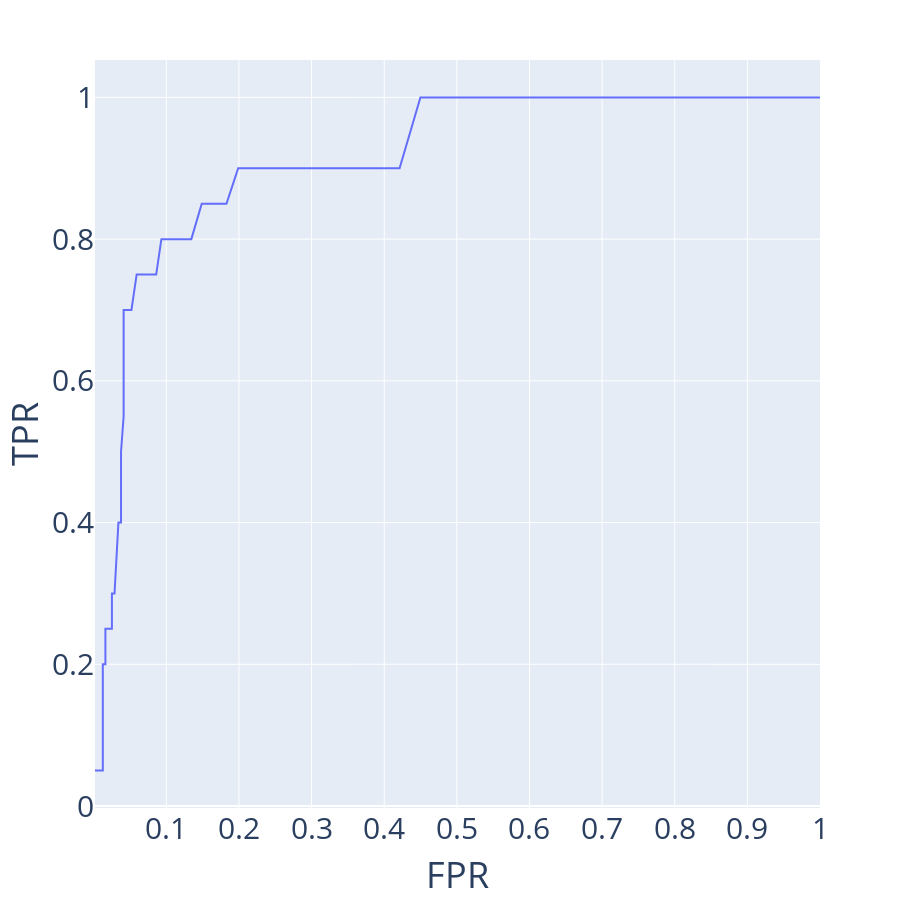

Notebook source saved alongside this figure:
### Markdown cell above
### Using memorability as an event detector tool
While the first purpose of memorability is not to provide an event detector, it is interesting to see how "real" events, in the sense that they were handmade introduced rather than being generated by the random background noise. 

To illustrate this, we propose the following methodoly: given a fixed threshold $m$, we consider as "true events" events with a computed memorability $M(e) \ge m$. 
Since data was generated, ground truth events are identified as $\{337, 126, 210, 260, 20, 183, 339, 329, 577, 198, 205, 571, 260, 271, 238, 214, 213, 149, 253, 88, 517\}$ (for instance, days where the outdoor temperature was set to be abnormally high or low, devices removals and addtions) . This knowledge allows to compute for each threshold value the True Positive, False Positive, False Negative and True Negative rates, which can then be used to coompute a ROC curve of the detector

### Code cell
thresholds = [i/10 for i in range(0, int(10*max(df["memorability"])), 1)]
true_events = set([337, 126, 210, 260, 20, 183, 339, 329, 577, 198, 205, 571, 260, 271, 238, 214, 213, 149, 253, 88, 517])
other_events = set(df["id"]) - true_events
print (f"{len(true_events)} events have been flagged as ground truth remarkable events.")
number_events = len(df)
roc_data = {"FPR": [], "TPR": []}
for m in thresholds:
    detected_events = set(df[df["memorability"] > m]["id"])
    undetected_events = set(df["id"]) - detected_events
    true_positive = len(true_events.intersection(detected_events))
    false_positive = len(detected_events) - true_positive
    true_negative = len(undetected_events.intersection(other_events))
    false_negative = len(true_events.intersection(undetected_events))
    roc_data["FPR"].append(false_positive / (false_positive + true_negative))
    roc_data["TPR"].append(true_positive / (true_positive + false_negative))
    # print(f"{m} -> TP={true_positive}, FP={false_negative}, TN={true_negative}, FN={false_negative}")
roc_df = df.from_dict(roc_data)
roc_curve = px.line(roc_df, x='FPR', y='TPR')
roc_curve.update_layout(
    height=900,
    font=dict(
        size=30
    )
)

### Figure 1 — Plotly figure (JSON) as saved in the notebook; plotly's stock layout.template omitted (floating-point values rounded to 4 significant figures)
{"data": [{"hovertemplate": "FPR=%{x}<br>TPR=%{y}<extra></extra>", "legendgroup": "", "line": {"color": "#636efa", "dash": "solid"}, "marker": {"symbol": "circle"}, "mode": "lines", "name": "", "orientation": "v", "showlegend": false, "type": "scatter", "x": [1, 0.9695, 0.9229, 0.8799, 0.8262, 0.7814, 0.7258, 0.6505, 0.6147, 0.595, 0.552, 0.4803, 0.4498, 0.4211, 0.3943, 0.3638, 0.3369, 0.3011, 0.2634, 0.2294, 0.1989, 0.1828, 0.1649, 0.1487, 0.1344, 0.1254, 0.1039, 0.09319, 0.08602, 0.07885, 0.06989, 0.06631, 0.06272, 0.05914, 0.05197, 0.04301, 0.04122, 0.04122, 0.03763, 0.03763, 0.03584, 0.03405, 0.02867, 0.02688, 0.02509, 0.02509, 0.02509, 0.02509, 0.01792, 0.01613, 0.01613, 0.01613, 0.01613, 0.01613, 0.01613, 0.01613, 0.01434, 0.01254, 0.01254, 0.01254, 0.01254, 0.01254, 0.01254, 0.01254, 0.01254, 0.01254, 0.01254, 0.01254, 0.01254, 0.01075, 0.01075, 0.01075, 0.01075, 0.01075, 0.01075, 0.003584, 0.003584, 0.003584, 0.003584, 0.003584, 0.003584, 0.003584, 0.003584, 0.001792, 0.001792, 0.001792, 0.001792, 0.001792, 0.001792, 0.001792, 0.001792, 0.001792, 0.001792, 0.001792, 0.001792, 0.001792, 0.001792, 0.001792, 0.001792, 0.001792, 0.001792, 0.001792, 0.001792, 0.001792, 0.001792, 0.001792, 0.001792, 0.001792, 0.001792, 0.001792, 0.001792], "xaxis": "x", "y": [1, 1, 1, 1, 1, 1, 1, 1, 1, 1, 1, 1, 1, 0.9, 0.9, 0.9, 0.9, 0.9, 0.9, 0.9, 0.9, 0.85, 0.85, 0.85, 0.8, 0.8, 0.8, 0.8, 0.75, 0.75, 0.75, 0.75, 0.75, 0.75, 0.7, 0.7, 0.7, 0.55, 0.5, 0.4, 0.4, 0.4, 0.3, 0.3, 0.3, 0.3, 0.3, 0.25, 0.25, 0.25, 0.2, 0.2, 0.2, 0.2, 0.2, 0.2, 0.2, 0.2, 0.2, 0.2, 0.2, 0.15, 0.15, 0.15, 0.15, 0.15, 0.1, 0.05, 0.05, 0.05, 0.05, 0.05, 0.05, 0.05, 0.05, 0.05, 0.05, 0.05, 0.05, 0.05, 0.05, 0.05, 0.05, 0.05, 0.05, 0.05, 0.05, 0.05, 0.05, 0.05, 0.05, 0.05, 0.05, 0.05, 0.05, 0.05, 0.05, 0.05, 0.05, 0.05, 0.05, 0.05, 0.05, 0.05, 0.05, 0.05, 0.05, 0.05, 0.05, 0.05, 0.05], "yaxis": "y"}], "layout": {"font": {"size": 30}, "height": 900, "legend": {"tracegroupgap": 0}, "margin": {"t": 60}, "xaxis": {"anchor": "y", "domain": [0, 1], "title": {"text": "FPR"}}, "yaxis": {"anchor": "x", "domain": [0, 1], "title": {"text": "TPR"}}}}
